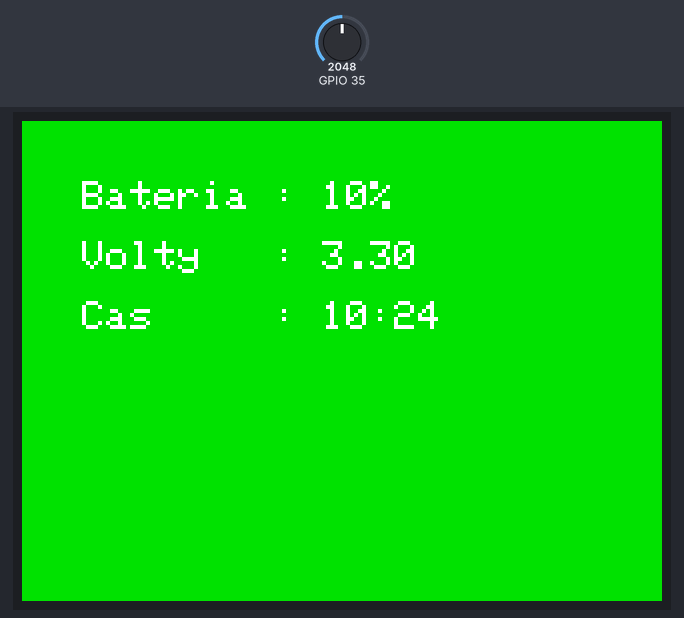
Simulated run of this sketch. Board: ESP32. On the bench: 320×240 colour display. Inputs (shaded band) come from the test bench; at power-on: GPIO 35 = 2048. WiFi joins after 1.5 s; servers stay silent unless stated; the local clock reads 2024-03-15 10:24:30 at power-on unless the sketch sets it.

Above: at 2.9 s.
3.0 s: GPIO 35 set to 2866
At 3.34 s:
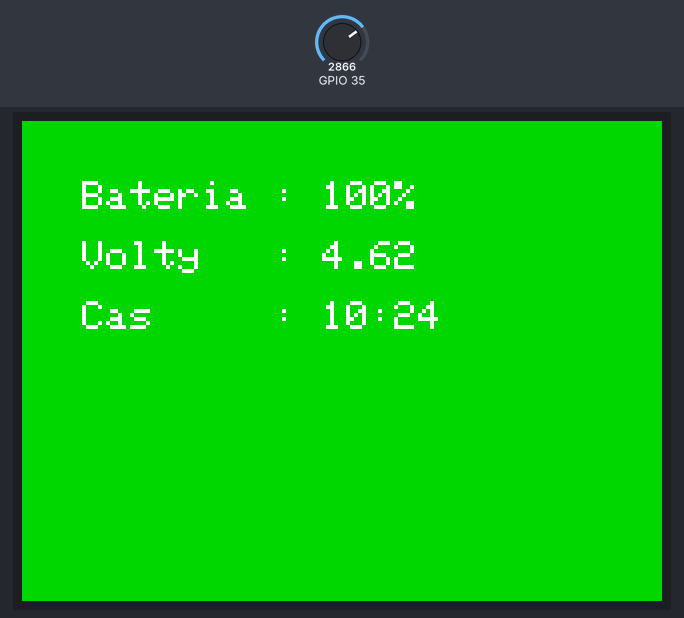
5.2 s: GPIO 35 set to 3603
At 5.5 s:
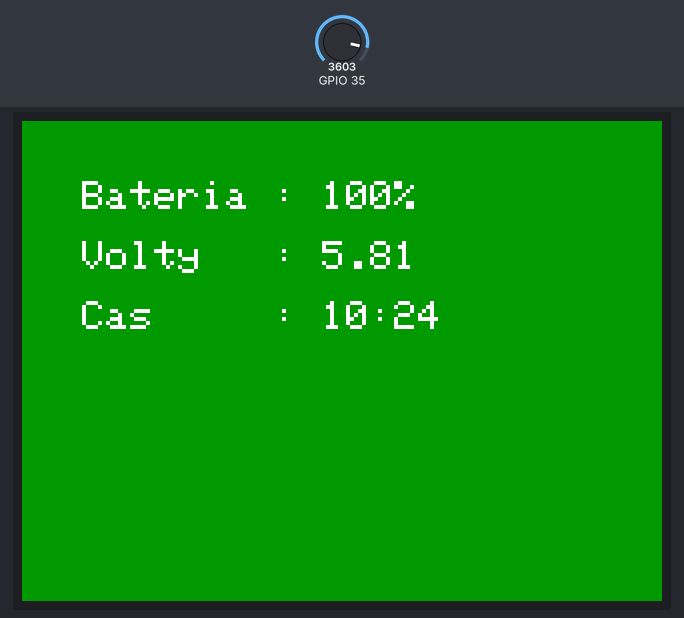
7.2 s: GPIO 35 set to 2707
At 7.48 s:
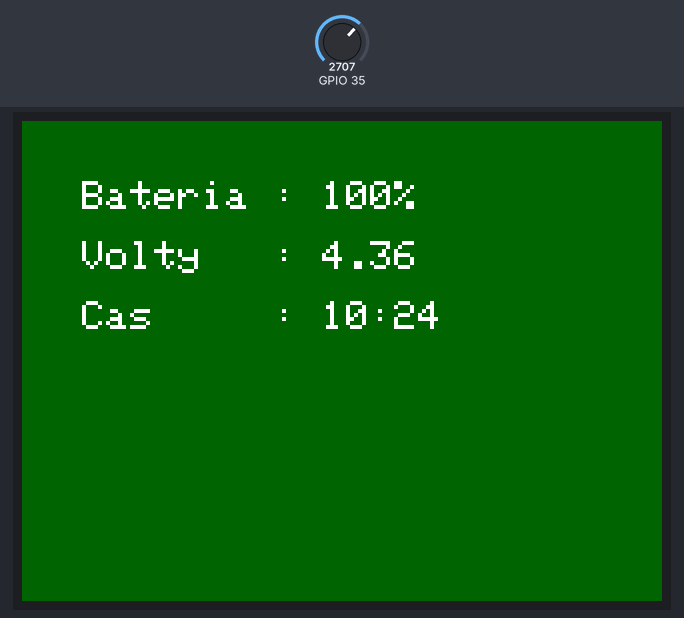
9.2 s: GPIO 35 set to 2590
At 11.35 s:
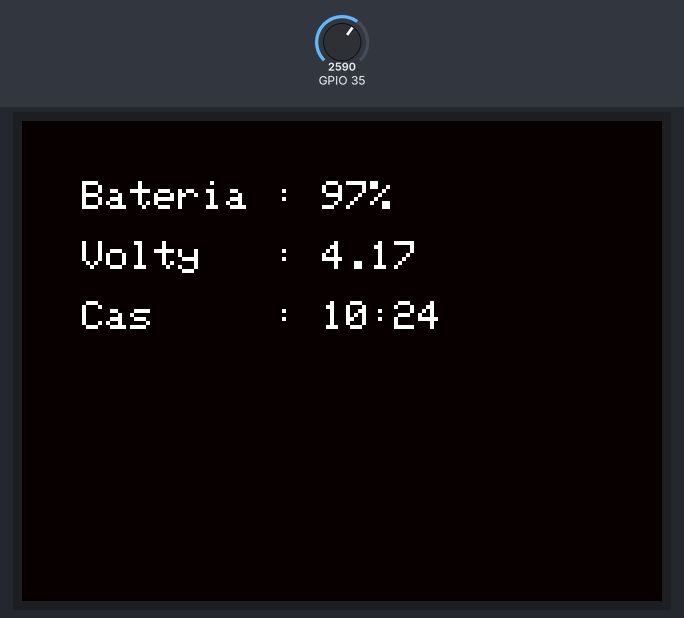

Measured:
- the behaviour switches between 2653 and 2652 on GPIO 35 (found by bisection; images 3 and 4)

The sketch:

TimeAndBattery-WiFi-.ino
```cpp
#include <M5Unified.h>
#include <WiFi.h>
#include "time.h"

// WiFi pripojenie
const char* ssid     = "JoeSPass";
const char* password = "Pass";

// NTP server
const char* ntpServer = "pool.ntp.org";
const long  gmtOffset_sec = 3600; // GMT+1 pre Slovensko
const int   daylightOffset_sec = 3600; // Letný čas (ak je aktuálny)

int red = 0, green = 255, blue = 0;
int colorStep = 5;
int colorState = 0;

void setup() {
  M5.begin();
  M5.Lcd.setRotation(1);
  M5.Lcd.setTextSize(2);
  M5.Lcd.setTextColor(WHITE);
  M5.Lcd.fillScreen(WHITE);

  // Pripojenie na WiFi
  WiFi.begin(ssid, password);
  while (WiFi.status() != WL_CONNECTED) {
    delay(500);
  }

  // Inicializácia času z NTP
  configTime(gmtOffset_sec, daylightOffset_sec, ntpServer);
}

void loop() {
  // Napätie batérie
  float battery_voltage = analogRead(35);
  battery_voltage = battery_voltage * (3.3 / 4095.0) * 2;
  int battery_percentage = (battery_voltage - 3.2) / (4.2 - 3.2) * 100;

  if (battery_percentage > 100) battery_percentage = 100;
  if (battery_percentage < 0) battery_percentage = 0;

  // Zmena farby pozadia
  M5.Lcd.fillScreen(M5.Lcd.color565(red, green, blue));

  // Stredová pozícia displeja (160x120 pre M5StickC Plus2 pri rotácii 1)
  int centerX = 100;

  // Výpis Batéria
  M5.Lcd.setCursor(centerX - 70, 30);
  M5.Lcd.print("Bateria : ");
  M5.Lcd.print(battery_percentage);
  M5.Lcd.print("%");

  // Výpis Volty
  M5.Lcd.setCursor(centerX - 70, 60);
  M5.Lcd.print("Volty   : ");
  M5.Lcd.print(battery_voltage, 2);

  // Získanie aktuálneho času z RTC
  struct tm timeinfo;
  if (getLocalTime(&timeinfo)) {
    char timeStr[6];
    strftime(timeStr, sizeof(timeStr), "%H:%M", &timeinfo);

    // Výpis času
    M5.Lcd.setCursor(centerX - 70, 90);
    M5.Lcd.print("Cas     : ");
    M5.Lcd.print(timeStr);
  } else {
    M5.Lcd.setCursor(centerX - 70, 90);
    M5.Lcd.print("Cas     : --:--");
  }

  // Efekt fade farby
  if (colorState == 0) {
    green -= colorStep;
    if (green <= 0) { green = 0; red += colorStep; if (red >= 255) { red = 255; colorState = 1; } }
  } else if (colorState == 1) {
    red -= colorStep;
    if (red <= 0) { red = 0; blue += colorStep; if (blue >= 255) { blue = 255; colorState = 2; } }
  } else if (colorState == 2) {
    blue -= colorStep;
    if (blue <= 0) { blue = 0; green += colorStep; if (green >= 255) { green = 255; colorState = 3; } }
  } else if (colorState == 3) {
    green -= colorStep;
    if (green <= 0) { green = 0; blue += colorStep; if (blue >= 255) { blue = 255; colorState = 0; } }
  }

  delay(100);
}
```
